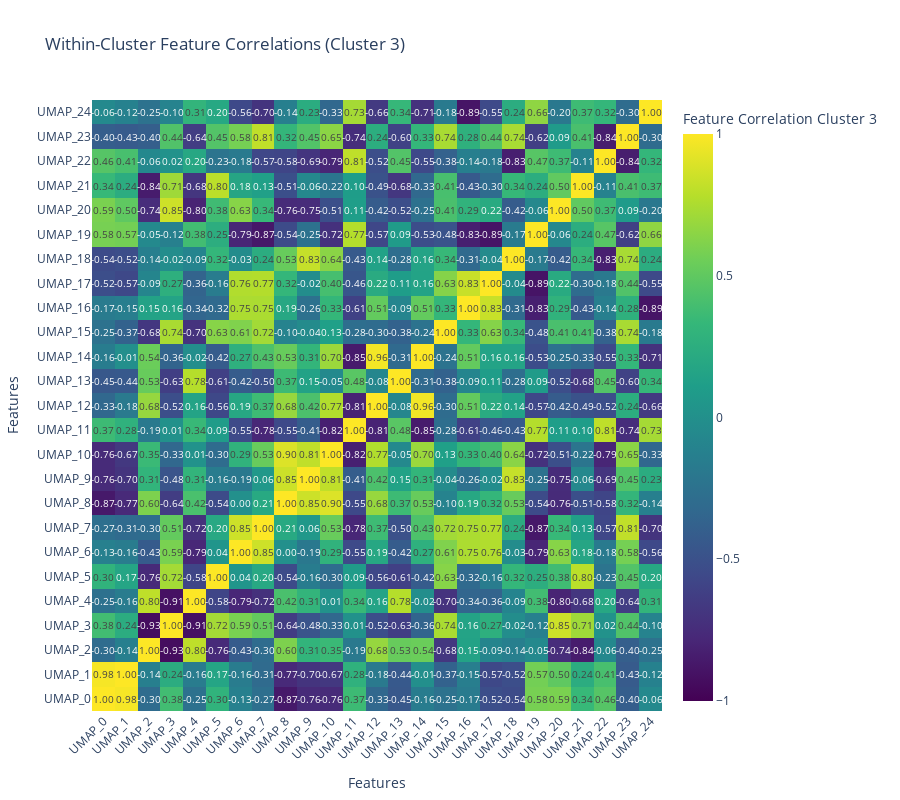

This figure's notebook cell:
### Code cell
c = 3

cluster_data = df_embed_with_cluster[df_embed_with_cluster['cluster'] == c].drop('cluster', axis=1)
corr_matrix = cluster_data.corr()

z = corr_matrix.values
text = np.round(z, 2)

fig = go.Figure(data=go.Heatmap(
    z=z,
    x=corr_matrix.columns,
    y=corr_matrix.index,
    colorscale='Viridis',
    zmin=-1,
    zmax=1,
    colorbar=dict(title=f'Feature Correlation Cluster {c}'),
    text=text,
    texttemplate="%{text:.2f}",
    textfont={"size":10}
))

fig.update_layout(
    title=f"Within-Cluster Feature Correlations (Cluster {c})",
    xaxis_title="Features",
    yaxis_title="Features",
    xaxis_tickangle=-45,
    width=900,
    height=800
)

fig.show()

### Figure 1 — Plotly figure (JSON) as saved in the notebook; plotly's stock layout.template omitted (floating-point values rounded to 4 significant figures; data arrays with more than 128 entries replaced by an {"elided": "..."} marker saying what was removed)
{"data": [{"colorbar": {"title": {"text": "Feature Correlation Cluster 3"}}, "colorscale": [[0, "#440154"], [0.1111, "#482878"], [0.2222, "#3e4989"], [0.3333, "#31688e"], [0.4444, "#26828e"], [0.5556, "#1f9e89"], [0.6667, "#35b779"], [0.7778, "#6ece58"], [0.8889, "#b5de2b"], [1, "#fde725"]], "text": {"elided": "25x25 float values"}, "textfont": {"size": 10}, "texttemplate": "%{text:.2f}", "type": "heatmap", "x": ["UMAP_0", "UMAP_1", "UMAP_2", "UMAP_3", "UMAP_4", "UMAP_5", "UMAP_6", "UMAP_7", "UMAP_8", "UMAP_9", "UMAP_10", "UMAP_11", "UMAP_12", "UMAP_13", "UMAP_14", "UMAP_15", "UMAP_16", "UMAP_17", "UMAP_18", "UMAP_19", "UMAP_20", "UMAP_21", "UMAP_22", "UMAP_23", "UMAP_24"], "y": ["UMAP_0", "UMAP_1", "UMAP_2", "UMAP_3", "UMAP_4", "UMAP_5", "UMAP_6", "UMAP_7", "UMAP_8", "UMAP_9", "UMAP_10", "UMAP_11", "UMAP_12", "UMAP_13", "UMAP_14", "UMAP_15", "UMAP_16", "UMAP_17", "UMAP_18", "UMAP_19", "UMAP_20", "UMAP_21", "UMAP_22", "UMAP_23", "UMAP_24"], "z": {"elided": "25x25 float values"}, "zmax": 1, "zmin": -1}], "layout": {"height": 800, "title": {"text": "Within-Cluster Feature Correlations (Cluster 3)"}, "width": 900, "xaxis": {"autorange": true, "range": [-0.5, 24.5], "tickangle": -45, "title": {"text": "Features"}, "type": "category"}, "yaxis": {"autorange": true, "range": [-0.5, 24.5], "title": {"text": "Features"}, "type": "category"}}}
